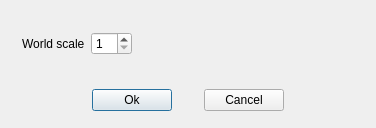
<?xml version="1.0" encoding="UTF-8"?>
<ui version="4.0">
 <class>WorldScaleForm</class>
 <widget class="QewSimpleDialog" name="WorldScaleForm">
  <property name="geometry">
   <rect>
    <x>0</x>
    <y>0</y>
    <width>376</width>
    <height>128</height>
   </rect>
  </property>
  <property name="containerName">
   <cstring>QewContainerFrame</cstring>
  </property>
  <property name="caption" stdset="0">
   <string>World scale</string>
  </property>
  <layout class="QVBoxLayout">
   <item>
    <widget class="QFrame" name="QewContainerFrame">
     <property name="frameShape">
      <enum>QFrame::NoFrame</enum>
     </property>
     <property name="frameShadow">
      <enum>QFrame::Raised</enum>
     </property>
     <layout class="QHBoxLayout" name="horizontalLayout">
      <item>
       <widget class="QLabel" name="label">
        <property name="text">
         <string>World scale</string>
        </property>
       </widget>
      </item>
      <item>
       <widget class="QSpinBox" name="scaleSpinBox">
        <property name="minimum">
         <number>1</number>
        </property>
        <property name="singleStep">
         <number>1</number>
        </property>
       </widget>
      </item>
      <item>
       <spacer name="horizontalSpacer">
        <property name="orientation">
         <enum>Qt::Horizontal</enum>
        </property>
        <property name="sizeHint" stdset="0">
         <size>
          <width>168</width>
          <height>20</height>
         </size>
        </property>
       </spacer>
      </item>
     </layout>
    </widget>
   </item>
   <item>
    <layout class="QHBoxLayout">
     <property name="spacing">
      <number>32</number>
     </property>
     <property name="leftMargin">
      <number>6</number>
     </property>
     <property name="topMargin">
      <number>6</number>
     </property>
     <property name="rightMargin">
      <number>6</number>
     </property>
     <property name="bottomMargin">
      <number>6</number>
     </property>
     <item>
      <spacer name="spacer1">
       <property name="orientation">
        <enum>Qt::Horizontal</enum>
       </property>
       <property name="sizeType">
        <enum>QSizePolicy::Expanding</enum>
       </property>
       <property name="sizeHint" stdset="0">
        <size>
         <width>50</width>
         <height>4</height>
        </size>
       </property>
      </spacer>
     </item>
     <item>
      <widget class="QPushButton" name="okButton">
       <property name="text">
        <string>Ok</string>
       </property>
      </widget>
     </item>
     <item>
      <widget class="QPushButton" name="cancelButton">
       <property name="text">
        <string>Cancel</string>
       </property>
      </widget>
     </item>
     <item>
      <spacer name="spacer2">
       <property name="orientation">
        <enum>Qt::Horizontal</enum>
       </property>
       <property name="sizeType">
        <enum>QSizePolicy::Expanding</enum>
       </property>
       <property name="sizeHint" stdset="0">
        <size>
         <width>50</width>
         <height>4</height>
        </size>
       </property>
      </spacer>
     </item>
    </layout>
   </item>
  </layout>
 </widget>
 <layoutdefault spacing="6" margin="11"/>
 
 <customwidgets>
  <customwidget>
   <class>QewExtensibleDialog</class>
   <extends>QDialog</extends>
   <header>qewextensibledialog.h</header>
   <container>1</container>
  </customwidget>
  <customwidget>
   <class>QewSimpleDialog</class>
   <extends>QewExtensibleDialog</extends>
   <header>qewsimpledialog.h</header>
   <container>1</container>
  </customwidget>
 </customwidgets>
 <resources/>
 <connections>
  <connection>
   <sender>okButton</sender>
   <signal>clicked()</signal>
   <receiver>WorldScaleForm</receiver>
   <slot>accept()</slot>
   <hints>
    <hint type="sourcelabel">
     <x>20</x>
     <y>20</y>
    </hint>
    <hint type="destinationlabel">
     <x>20</x>
     <y>20</y>
    </hint>
   </hints>
  </connection>
  <connection>
   <sender>cancelButton</sender>
   <signal>clicked()</signal>
   <receiver>WorldScaleForm</receiver>
   <slot>reject()</slot>
   <hints>
    <hint type="sourcelabel">
     <x>20</x>
     <y>20</y>
    </hint>
    <hint type="destinationlabel">
     <x>20</x>
     <y>20</y>
    </hint>
   </hints>
  </connection>
 </connections>
</ui>
